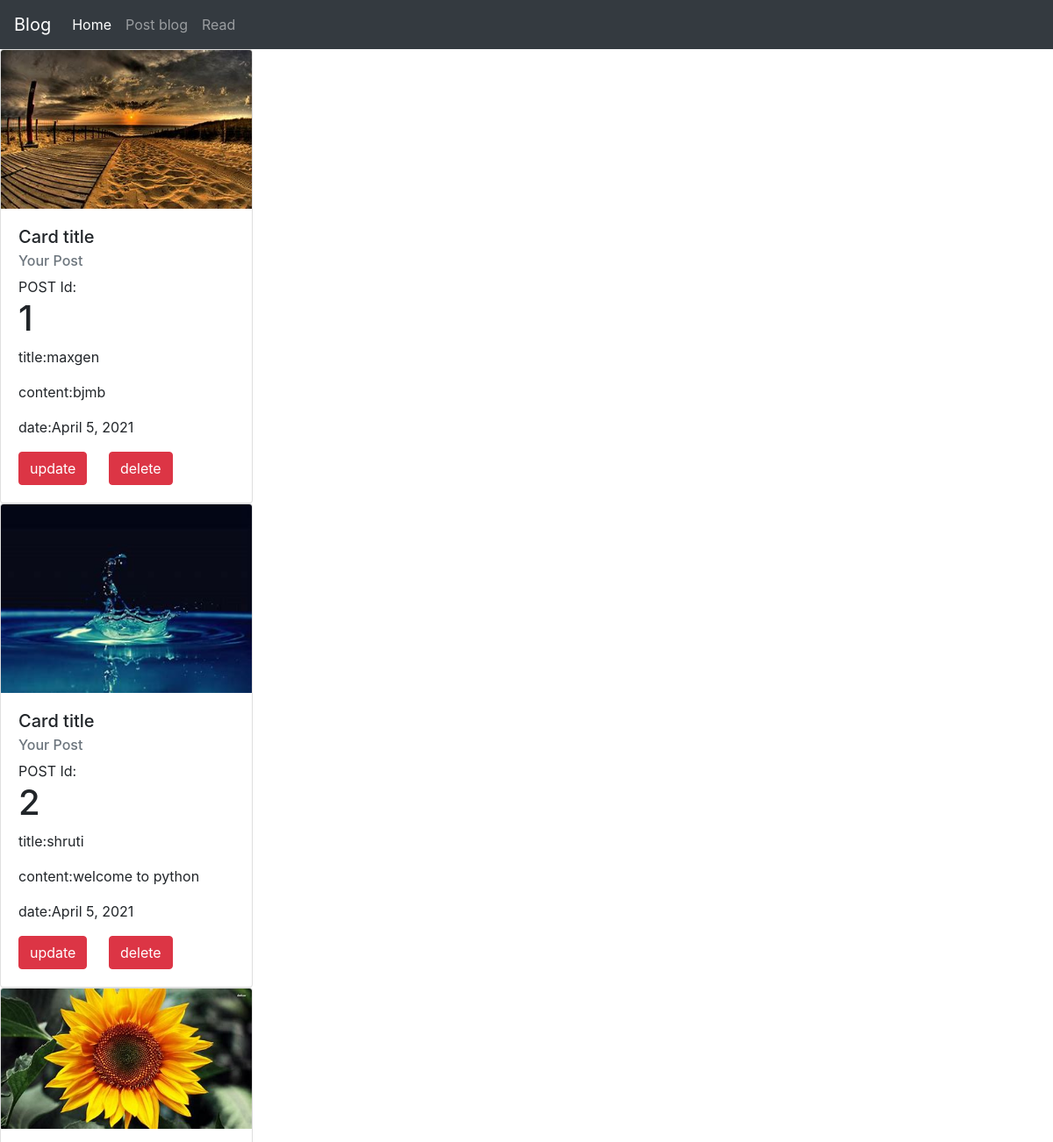
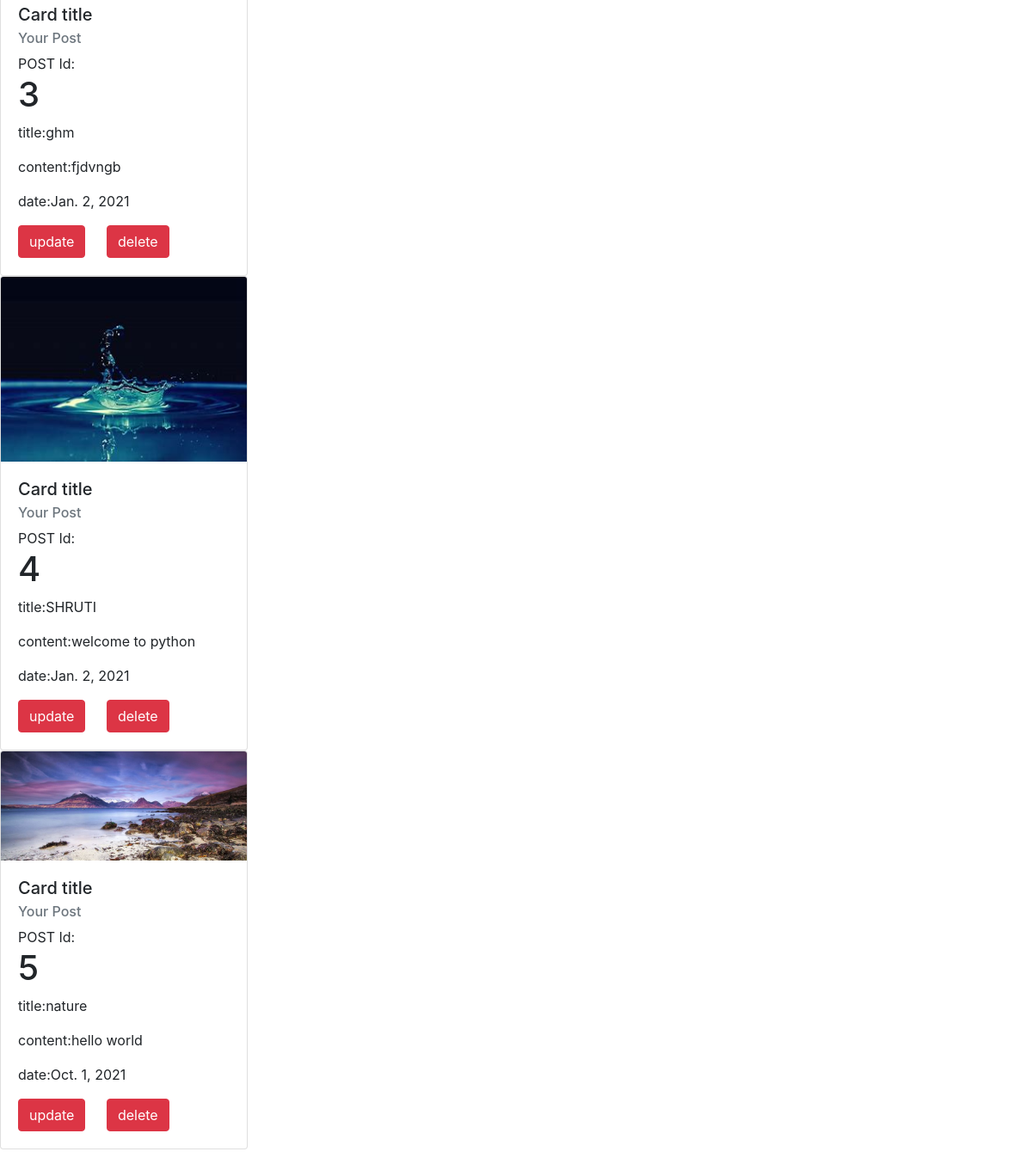
The app's page /read/ with its own data (2 pictures, top to bottom).
### app/models.py (models this page shows, shortened)
class blog(models.Model):
    title=models.TextField()
    content=models.TextField()
    date=models.DateField()
    img_1=models.ImageField()

### app/views.py (the view)
# urls.py: path('read/',views.Read,name='read'),
def Read(request):
    read=blog.objects.all()
    return render(request,'read.html',{'read':read})

### templates/read.html (shortened to what this page needs)
<!doctype html>
<html lang="en">
    <head>
           <link rel="stylesheet" href="https://maxcdn.bootstrapcdn.com/bootstrap/4.0.0/css/bootstrap.min.css">
    </head>
        <body>
            <nav class="navbar navbar-expand-lg navbar-dark bg-dark">
                <a class="navbar-brand" href="#">Blog</a>
            <div class="collapse navbar-collapse" id="navbarNav">
            <div class="navbar-nav">
                <a class="nav-link nav-link active text=primary " href="{%url 'home'%}">Home<span class="sr-only">(current)</span></a>
                <a class="nav-link nav-link text=primary" href="{%url 'post'%}">Post blog</a>
                <a class="nav-link nav-link text=primary" href="{%url 'read'%}">Read</a>
            </div>
            <br>
            </nav>
                    {%for i in read%}
                    <div class="card" style="width: 18rem;">
                    <img class="card-img-top" src="{{i.img_1.url}}" alt="Card image cap">
                    <div class="card-body">
                        <h5 class="card-title">Card title</h5>
                        <h6 class="card-subtitle mb-2 text-muted">Your Post</h6>
                        POST Id:<h1>{{i.id}}</h1>
                       <p>title:{{i.title}}</p>
                       <p>content:{{i.content}}</P>
                       <p>date:{{i.date}}</p>
                        <a href="{%url 'update' i.id %}" class="card-link btn btn-danger">update</a>
                        <a href="{%url 'delete' i.id %}" class="card-link btn btn-danger">delete</a>
                    </div>
                    </div>
                {%endfor%}
        </body>
</html>

### records on screen
blog: img_1 (picture), id "1", title "maxgen", content "bjmb", date "April 5, 2021"
blog: img_1 (picture), id "2", title "shruti", content "welcome to python", date "April 5, 2021"
blog: img_1 (picture), id "3", title "ghm", content "fjdvngb", date "Jan. 2, 2021"
blog: img_1 (picture), id "4", title "SHRUTI", content "welcome to python", date "Jan. 2, 2021"
blog: img_1 (picture), id "5", title "nature", content "hello world", date "Oct. 1, 2021"
